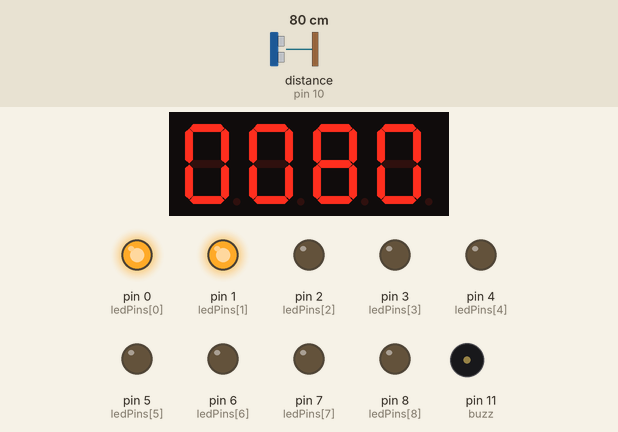
A sketch run on a simulated Arduino Uno, built with avr-gcc and run on an emulated ATmega328P. On the bench: 4-digit seven-segment display, output pins drawn as LEDs (lit = HIGH), buzzer (waves = sounding). The test bench sets the inputs (shaded band); at power-on: distance to the obstacle (sensor on pin 10) 80 cm. The echo pulse lasts 58.3 µs per cm.

Above: at 1.7 s.
1.8 s: distance to the obstacle (sensor on pin 10) set to 2 cm
At 2.5 s:
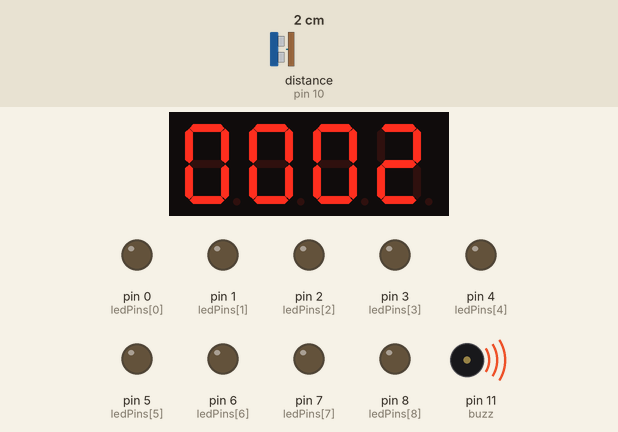
3.4 s: distance to the obstacle (sensor on pin 10) set to 35 cm
At 3.84 s:
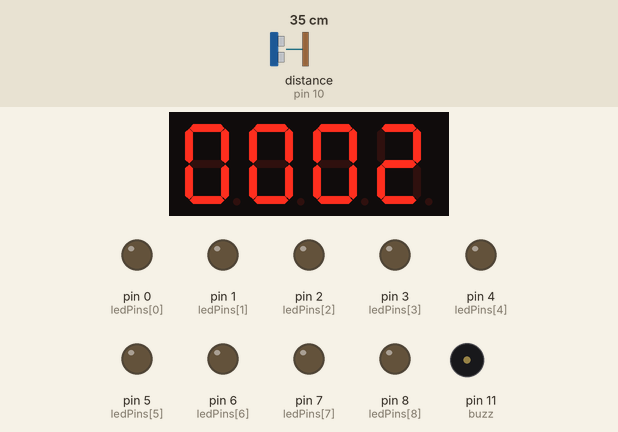
6.5 s: distance to the obstacle (sensor on pin 10) set to 120 cm
At 7.6 s:
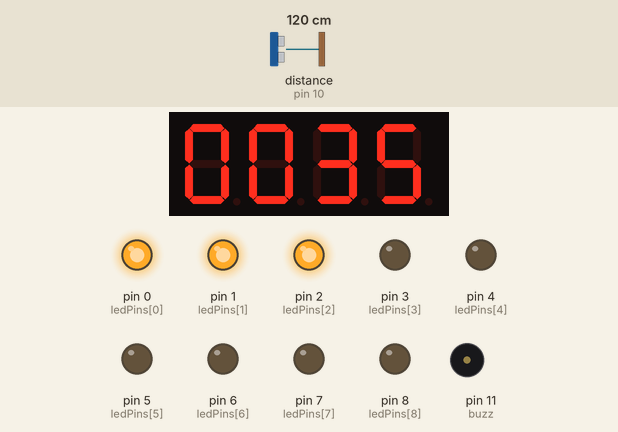
10.3 s: distance to the obstacle (sensor on pin 10) set to 60 cm
At 10.91 s:
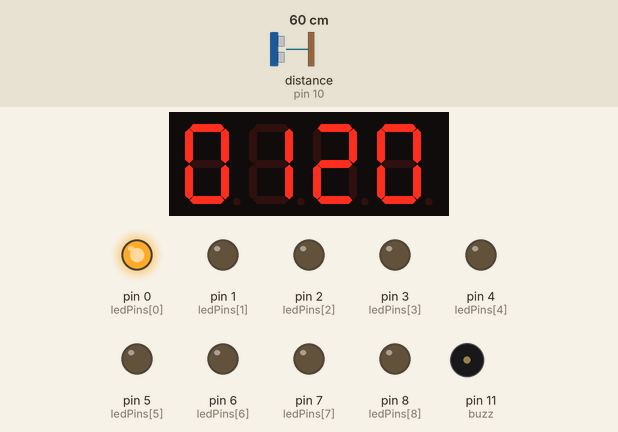
12.8 s: distance to the obstacle (sensor on pin 10) set to 250 cm
At 13.8 s:
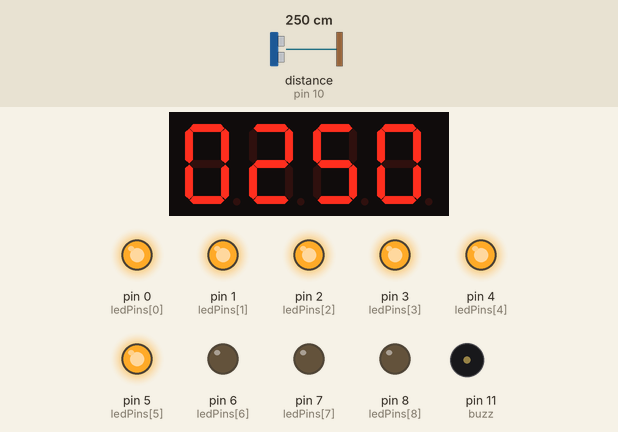
14.7 s: distance to the obstacle (sensor on pin 10) set to 197 cm
At 16.5 s:
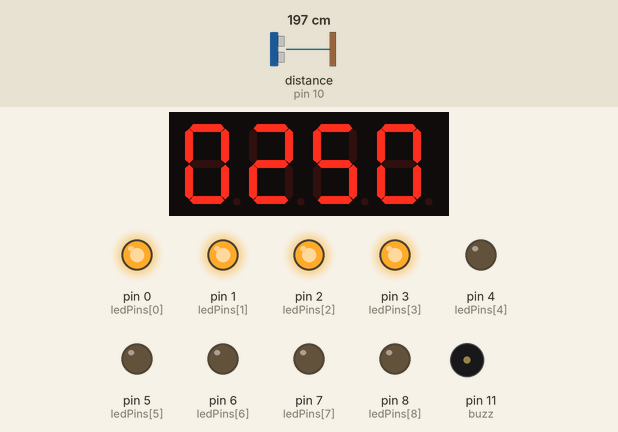
Timing chart, 0 to 19.5 s (numbered marks = the images above; inputs shaded):
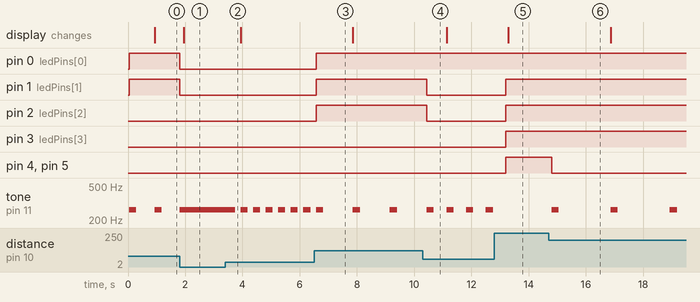

The sketch:

Reverse_Sensor.ino
```cpp
// Author: Avner Ben Shlomo


#include <TM1637.h>
#include <HCSR04.h>


const int CLK = 12; // CLK pin TM1637
const int DIO = 13; // DIO pin TM1637
const int trig = 9; // trig pin HCSR04
const int echo = 10;// echo pin HCSR04
const int buzz = 11;// buzzer pin
const int ledCount = 10; //amount LED in the LED bar
const int maxlength = 400; //Maximum distance that the sensor detects

int ledPins[] = {0,1,2,3,4,5,6,7,8,11}; //ledBars pins

TM1637 tm(CLK, DIO); // set the TM1637 led bar
HCSR04 hc(trig, echo); // set the HCSR04 ultrasonic sensor


void setup() {

  tm.init();
  tm.set(BRIGHT_TYPICAL);

  for (int i = 0; i < ledCount; i++) {
    pinMode(ledPins[i], OUTPUT);
  }
}

unsigned int dist = 0;

void loop() {
  // Displays each digit on the display
  tm.display(0, (dist / 1000) % 10);
  tm.display(1, (dist / 100) % 10);
  tm.display(2, (dist / 10) % 10);
  tm.display(3, dist % 10);

  //Reads distance from the sensor
  dist=hc.dist();

  //Maps the distance we got from 0 to 400 to 0 to 10 as the amount of leds
  int ledLevel = map(dist, 0, maxlength, 0, ledCount);

  //Determines whether the corresponding LED should light up or not according to the distance
  for(int i=0;i<ledCount;i++){
    if(i<ledLevel){
      digitalWrite(ledPins[i], HIGH);
    }else{
      digitalWrite(ledPins[i], LOW);
    }
  }


  //If the distance is less than 2 meters the buzzer starts beeping
  if(dist<200){
    tone(buzz, 262, 250);
    delay(dist*10);
  }


  delay(60);
}
```

Measured:
- after the input at 1.8 s, pin 0 (ledPins[0]), pin 1 (ledPins[1]): HIGH → LOW at once; tone on pin 11 (buzz): goes on until 1.8 s, then stays 262 Hz; the display: changes after 0.14 s (image 1)
- after the input at 3.4 s, tone on pin 11 (buzz): alternates 262 Hz for 0.25 s and silent for 0.19 s, starting after 0.35 s
- after the input at 6.5 s, pin 0 (ledPins[0]), pin 1 (ledPins[1]), pin 2 (ledPins[2]): LOW → HIGH after 0.07 s; tone on pin 11 (buzz): alternates 262 Hz for 0.25 s and silent for 1.0 s, starting after 1.4 s
- after the input at 10.3 s, pin 1 (ledPins[1]), pin 2 (ledPins[2]): HIGH → LOW after 0.14 s; tone on pin 11 (buzz): alternates 262 Hz for 0.25 s and silent for 0.44 s, starting after 0.83 s
- after the input at 12.8 s, pin 1 (ledPins[1]), pin 2 (ledPins[2]), pin 3 (ledPins[3]), pin 4 (ledPins[4]), pin 5 (ledPins[5]): LOW → HIGH after 0.41 s; tone on pin 11 (buzz): stops changing and stays silent; the display: changes after 0.48 s (image 5)
- after the input at 14.7 s, pin 4 (ledPins[4]), pin 5 (ledPins[5]): HIGH → LOW after 0.10 s; tone on pin 11 (buzz): alternates 262 Hz for 0.25 s and silent for 1.8 s, starting after 0.10 s
- by itself, tone on pin 11 (buzz): alternates 262 Hz for 0.25 s and silent for 0.64 s
